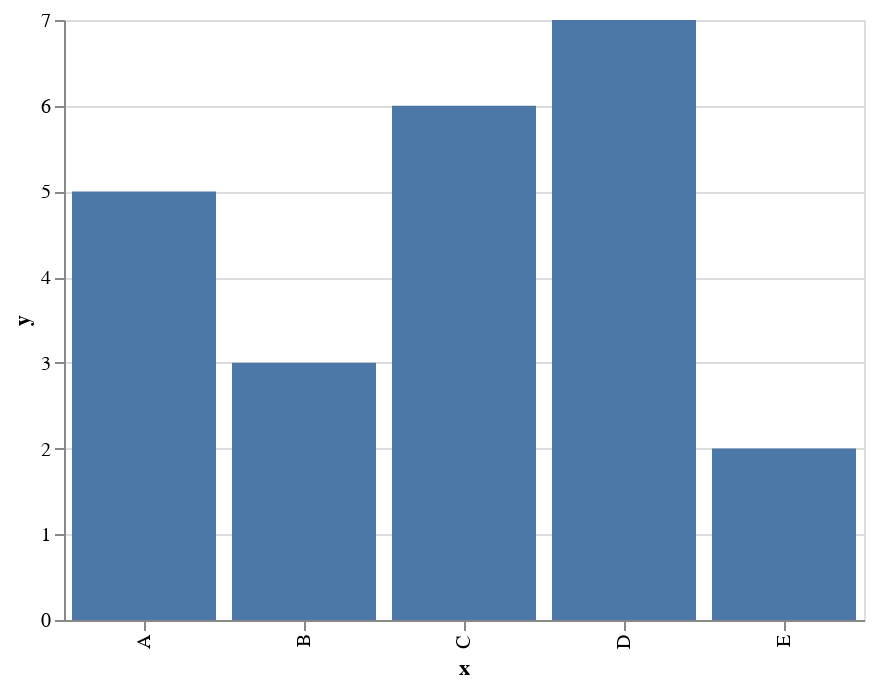

Notebook source saved alongside this figure:
### Markdown cell above
# Specifying Data in Altair

### Code cell
# can infer the types (DataFrame)

import altair as alt
import pandas as pd

data = pd.DataFrame({'x': ['A', 'B', 'C', 'D', 'E'],
                     'y': [5, 3, 6, 7, 2]})
alt.Chart(data).mark_bar().encode(
    x='x',
    y='y',
)

### Figure 1 — Vega-Lite specification as saved in the notebook (floating-point values rounded to 4 significant figures)
{"$schema": "https://vega.github.io/schema/vega-lite/v2.6.0.json", "config": {"view": {"height": 300, "width": 400}}, "data": {"name": "data-865b0f7f64bff0a4a97037244e6476d1"}, "datasets": {"data-865b0f7f64bff0a4a97037244e6476d1": [{"x": "A", "y": 5}, {"x": "B", "y": 3}, {"x": "C", "y": 6}, {"x": "D", "y": 7}, {"x": "E", "y": 2}]}, "encoding": {"x": {"field": "x", "type": "nominal"}, "y": {"field": "y", "type": "quantitative"}}, "mark": "bar"}
